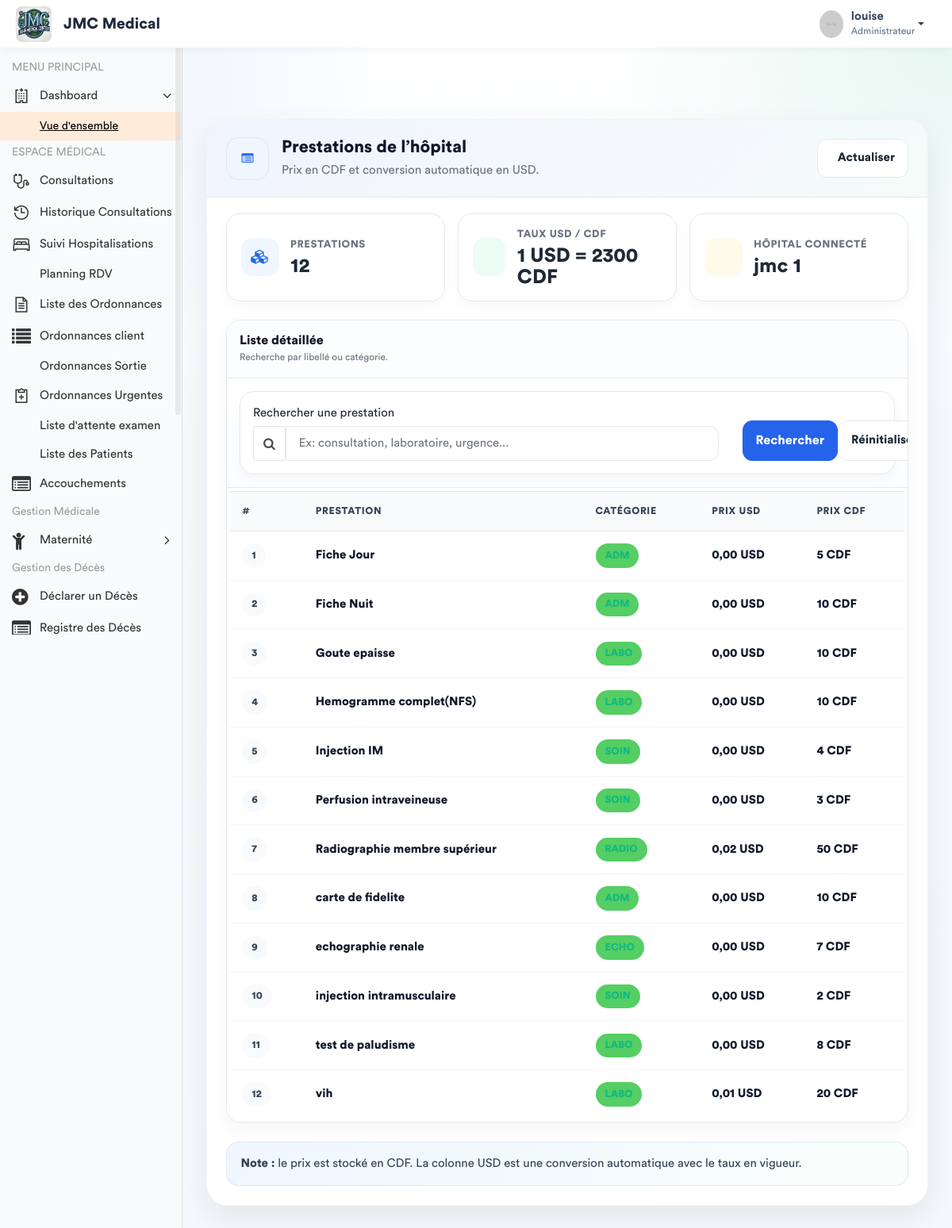
Page /prestations_receptionniste/ (signed in) on the earlier database version.
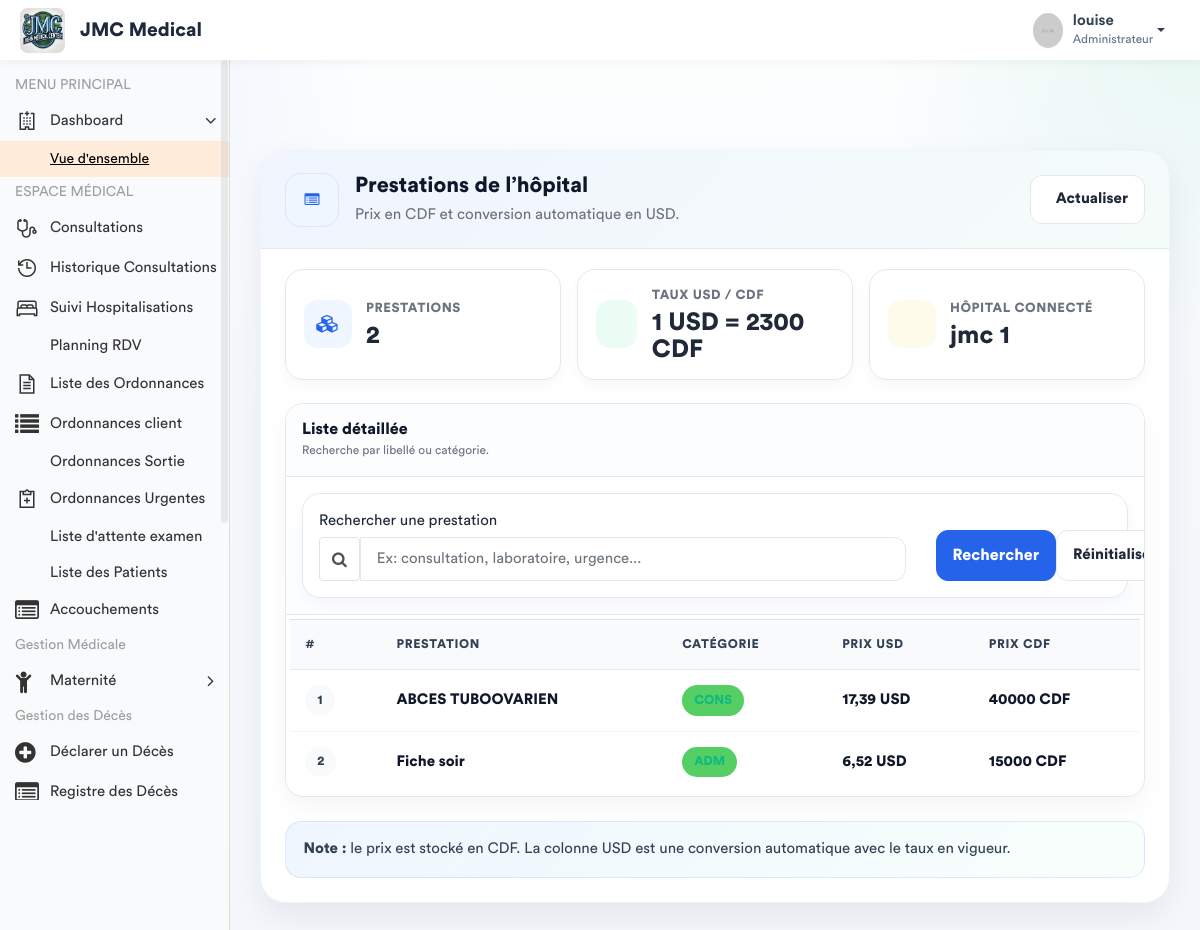
Same page on the later database version.
### app/models.py (models this page shows, shortened)
class Hopital(models.Model):
    nomH = models.CharField(max_length=30)

class Prestation(models.Model):
    CATEGORIES = [
        ('ADM', 'Administratif'),
        ('CONS', 'Consultation'),
        ('LABO', 'Laboratoire'),
        ('SOIN', 'Soins'),
        ('ECHO', 'Échographie'),
        ('RADIO', 'Radiologie'),
        ('SCAN', 'Scanner'),
        ('IRM', 'IRM'),
        ('CARDIO', 'Cardiographie'),
        ('GYNECO', 'Gynécographie'),
        ('ONCO', 'Oncologie'),
        ('ORTHO', 'Orthopédie'),
        ('DERMA', 'Dermatologie'),
        ('OPHTA', 'Ophtalmologie'),
        ('PSY', 'Psychiatrie'),
        ('KINE', 'Rééducation / Kinésithérapie'),
        ('MED', 'Acte Médical'),
        ('CHIR', 'Acte Chirurgical'),
        ('CONS_MAT', 'Consultation Maternité'),
        ('MAT', 'Forfait Maternité / Accouchement'),
    ]
    libelle = models.CharField(max_length=200, verbose_name="Libellé")
    categorie = models.CharField(max_length=10, choices=CATEGORIES, verbose_name="Catégorie")
    prix = models.DecimalField(max_digits=10, decimal_places=2, default=Decimal('0.00'), verbose_name="Prix (CDF)")
    hopital =  models.ForeignKey(Hopital, on_delete= models.SET_NULL , null = True , related_name = 'hopital_prestation')
    valeur_normale = models.CharField(
        max_length=150, blank=True, null=True,
        verbose_name="Valeur Normale / Référence (Labo uniquement)",
        help_text="Ex: 70-110 mg/dl, Négatif, etc."
    )
    class Meta:
        verbose_name = "Prestation"
        verbose_name_plural = "Prestations"

### app/views.py (the view)
# urls.py: path('prestations_receptionniste/', views.liste_prestations_receptionniste, name='liste_prestations_receptionniste'),
@login_required
def liste_prestations_receptionniste(request):
    role = Fonction.objects.filter(userKey=request.user).select_related("hopital", "fonctionKey").first()
    user_hopital = role.hopital if role else None
    fonction_key = role.fonctionKey.roleName if role and role.fonctionKey else "Utilisateur"
    q = request.GET.get("q", "").strip()
    prestations = Prestation.objects.all().order_by("libelle")
    if not request.user.is_superuser:
        if user_hopital:
            prestations = prestations.filter(hopital=user_hopital)
        else:
            prestations = prestations.none()
    if q:
        prestations = prestations.filter(
            Q(libelle__icontains=q) |
            Q(categorie__icontains=q)
        )
    taux = ConfigurationHopital.get_taux()
    taux = Decimal(str(taux))  # 1 USD = taux CDF
    prestations_list = []
    for prestation in prestations:
        prix_cdf = prestation.prix or Decimal("0")
        prix_usd = prix_cdf / taux if taux else Decimal("0")
        prestations_list.append({
            "obj": prestation,
            "prix_usd": prix_usd,
            "prix_cdf": prix_cdf,
        })
    return render(request, "back-end/prestation/list_prestation_receptionniste.html", {
        "prestations": prestations,
        "prestations_list": prestations_list,
        "taux": taux,
        "fonctionKey": fonction_key,
        "user_hopital": user_hopital,
        "q": q,
    })

### app/templates/back-end/prestation/list_prestation_receptionniste.html (shortened to what this page needs)
{% load static %}
<!DOCTYPE html>
<html lang="fr">
<head>
    {% include 'back-end/includes/css.html' %}
</head>
<body>
<div class="main-wrapper">
    {% include 'back-end/includes/header.html' %}
    {% include 'back-end/includes/sidebar.html' %}
    <div class="page-wrapper">
        <div class="content container-fluid page-shell">
            <div class="hero-card">
                <div class="hero-top">
                    <div class="hero-left">
                        <div class="hero-icon"><i class="fa fa-list-alt"></i></div>
                        <div>
                            <h1 class="hero-title">Prestations de l’hôpital</h1>
                            <p class="hero-subtitle">
                                Prix en CDF et conversion automatique en USD.
                            </p>
                        </div>
                    </div>
                    <div class="hero-actions">
                        <a href="{% url 'liste_prestations_receptionniste' %}" class="action-btn">
                             Actualiser
                        </a>
                    </div>
                </div>
                <div class="metrics">
                    <div class="metric-grid">
                        <div class="metric-card">
                            <div class="metric-badge blue"><i class="fa fa-cubes"></i></div>
                            <div>
                                <div class="metric-label">Prestations</div>
                                <div class="metric-value">{{ prestations.count }}</div>
                            </div>
                        </div>
                        <div class="metric-card">
                            <div class="metric-badge green"></div>
                            <div>
                                <div class="metric-label">Taux USD / CDF</div>
                                <div class="metric-value">1 USD = {{ taux|floatformat:0 }} CDF</div>
                            </div>
                        </div>
                        <div class="metric-card">
                            <div class="metric-badge yellow"></div>
                            <div>
                                <div class="metric-label">Hôpital connecté</div>
                                <div class="metric-value">
                                    {% if user_hopital %}{{ user_hopital.nomH }}{% else %}-{% endif %}
                                </div>
                            </div>
                        </div>
                    </div>
                </div>
                <div class="content-card">
                    <div class="content-head">
                        <div>
                            <h5>Liste détaillée</h5>
                            <small>Recherche par libellé ou catégorie.</small>
                        </div>
                    </div>
                    <div class="panel-box">
                        <form method="get" class="search-card">
                            <div class="row g-2 align-items-end">
                                <div class="col-lg-9 col-md-8">
                                    <label for="q" class="form-label mb-1">Rechercher une prestation</label>
                                    <div class="input-group">
                                        <span class="input-group-text bg-white"><i class="fa fa-search"></i></span>
                                        <input
                                            type="search"
                                            id="q"
                                            name="q"
                                            class="form-control"
                                            value="{{ request.GET.q }}"
                                            placeholder="Ex: consultation, laboratoire, urgence..."
                                        >
                                    </div>
                                </div>
                                <div class="col-lg-3 col-md-4 d-flex gap-2">
                                    <button type="submit" class="btn btn-search w-100">
                                        Rechercher
                                    </button>
                                    <a href="{% url 'liste_prestations_receptionniste' %}" class="btn-reset w-100 text-center d-flex align-items-center justify-content-center">
                                        Réinitialiser
                                    </a>
                                </div>
                            </div>
                        </form>
                    </div>
                    <div class="table-wrap table-responsive">
                        <table class="table table-hover align-middle mb-0">
                            <thead>
                                <tr>
                                    <th>#</th>
                                    <th>Prestation</th>
                                    <th>Catégorie</th>
                                    <th>Prix USD</th>
                                    <th>Prix CDF</th>
                                </tr>
                            </thead>
                            <tbody>
                                {% for item in prestations_list %}
                                    {% with prestation=item.obj %}
                                        <tr>
                                            <td><span class="badge-custom badge-light">{{ forloop.counter }}</span></td>
                                            <td>
                                                <div class="prestation-name">{{ prestation.libelle }}</div>
                                            </td>
                                            <td>
                                                {% if prestation.categorie %}
                                                    <span class="badge-custom badge-success">{{ prestation.categorie }}</span>
                                                {% else %}
                                                    <span class="text-muted">-</span>
                                                {% endif %}
                                            </td>
                                            <td><span class="money">{{ item.prix_usd|floatformat:2 }} USD</span></td>
                                            <td><span class="money">{{ item.prix_cdf|floatformat:0 }} CDF</span></td>
                                        </tr>
                                    {% endwith %}
                                {% endfor %}
                            </tbody>
                        </table>
                    </div>
                </div>
                <div class="note-box">
                    <strong>Note :</strong> le prix est stocké en CDF. La colonne USD est une conversion automatique avec le taux en vigueur.
                </div>
            </div>
        </div>
    </div>
</div>
</body>
</html>

### app/templates/back-end/includes/css.html (shortened to what this page needs)
{% load static %}
        <link rel="stylesheet" href="{% static 'back-end/assets/css/bootstrap.min.css'%}">
        <link rel="stylesheet" href="{% static 'back-end/assets/css/font-awesome.min.css'%}">
        <link rel="stylesheet" href="{% static 'back-end/assets/css/line-awesome.min.css'%}">
		<link rel="stylesheet" href="{% static 'back-end/assets/plugins/morris/morris.css'%}">
        <link rel="stylesheet" href="{% static 'back-end/assets/css/style.css'%}">
		<link rel="stylesheet" href="{% static 'back-end/assets/css/dataTables.bootstrap4.min.css'%}">
		<link rel="stylesheet" href="{% static 'back-end/assets/css/select2.min.css'%}">
		<link rel="stylesheet" href="{% static 'back-end/assets/css/bootstrap-datetimepicker.min.css'%}">

### app/templates/back-end/includes/header.html (shortened to what this page needs)
{% load static %}
<header class="header-modern" style="background: #ffffff; height: 60px; box-shadow: 0 2px 10px rgba(0,0,0,0.05); display: flex; align-items: center; padding: 0 20px; position: relative; z-index: 1060;">
    <div class="header-left" style="display: flex; align-items: center;">
        <a href="{% url 'home' %}" class="logo">
            <img src="{% static 'front-end/assets/img/dr/jmc.jpeg' %}" width="45" height="45" alt="Moyanoli" style="border-radius: 8px;">
        </a>
        <span style="font-weight: 700; font-size: 1.2rem; margin-left: 15px; color: #1e293b;">JMC Medical</span>
    </div>
    <ul class="nav user-menu" style="list-style: none; display: flex; align-items: center; margin-left: auto;">
        <li class="nav-item dropdown has-arrow main-drop">
            <a href="#" class="dropdown-toggle nav-link" data-toggle="dropdown" style="display: flex; align-items: center; color: #334155; text-decoration: none;">
                <span class="user-img" style="margin-right: 10px;">
                    <img src="{% static 'back-end/assets/img/profiles/avatar-21.jpg' %}" width="35" height="35" alt="User" style="border-radius: 50%;">
                </span>
                <div style="line-height: 1.2;">
                    <span style="font-weight: 600; display: block;">{{ user.username }}</span>
                    <span style="font-size: 0.75rem; color: #64748b;">Administrateur</span>
                </div>
            </a>
        </li>
    </ul>
</header>

### app/templates/back-end/includes/sidebar.html (shortened to what this page needs)
<div class="sidebar" id="sidebar" style="background-color: #f8fafc;">
    <div class="sidebar-inner slimscroll">
        <div id="sidebar-menu" class="sidebar-menu">
            <ul>
                <li class="menu-title"> <span>MENU PRINCIPAL</span> </li>
                <li class="submenu">
                    <a href="#"><i class="la la-hospital"></i> <span> Dashboard</span> <span class="menu-arrow"></span></a>
                    <ul style="display: none;">
                        <li><a class="active" href="{% url 'dashboard' %}">Vue d'ensemble</a></li>
                    </ul>
                </li>
                {% if fonctionKey == 'medecin' %}
                    <li class="menu-title"> <span>ESPACE MÉDICAL</span> </li>
                    <li><a href="{% url 'liste_consultation_medecin' %}"><i class="la la-stethoscope"></i> <span>Consultations</span></a></li>
                    <li><a href="{% url 'liste_consultations' %}"><i class="la la-history"></i> <span>Historique Consultations</span></a></li>
                    <li><a href="{% url 'liste_hospitalisations' %}"><i class="la la-bed"></i> <span>Suivi Hospitalisations</span></a></li>
                    <li>
                        <a href="{% url 'liste_rendez_vous' %}">
                             <span>Planning RDV</span>
                        </a>
                    </li>
                    <li><a href="{% url 'liste_ordonnances' %}"><i class="la la-file-text"></i> <span>Liste des Ordonnances</span></a></li>
                    <li>
                        <a href="{% url 'liste_ordonnances_externes_client' %}">
                            <i class="fa fa-list"></i> <span>Ordonnances client</span>
                        </a>
                    </li>
                    <li>
                        <a href="{% url 'liste_ordonnances_sortie' %}">
                             <span>Ordonnances Sortie</span>
                        </a>
                    </li>
                    <li>
                        <a href="{% url 'liste_ordonnances_urgence' %}">
                            <i class="la la-notes-medical"></i>
                            <span>Ordonnances Urgentes</span>
                        </a>
                    </li>
                    <li class="{% if request.resolver_match.url_name == 'liste_attente_medecin' %}active{% endif %}">
                        <a href="{% url 'liste_attente_medecin' %}">
                            <span>Liste d'attente examen</span>
                        </a>
                    </li>
                    <li class="{% if request.resolver_match.url_name == 'liste_patients_urgence' %}active{% endif %}">
                        <a href="{% url 'liste_patients_urgence' %}">
                            <span>Liste des Patients</span>
                        </a>
                    </li>
                    <li>
                        <a href="{% url 'liste_cr_accouchement' %}">
                            <i class="fa fa-list-alt"></i> <span>Accouchements</span>
                        </a>
                    </li>
                    <li class="menu-title">
                        <span>Gestion Médicale</span>
                    </li>
                    <li class="submenu">
                        <a href="#"><i class="fa fa-child"></i> <span> Maternité</span> <span class="menu-arrow"></span></a>
                    </li>
                    <li class="menu-title"><span>Gestion des Décès</span></li>
                    <li>
                        <a href="{% url 'enregistrer_deces' %}">
                            <i class="fa fa-plus-circle"></i> <span>Déclarer un Décès</span>
                        </a>
                    </li>
                    <li>
                        <a href="{% url 'liste_deces' %}">
                            <i class="fa fa-list-alt"></i> <span>Registre des Décès</span>
                        </a>
                    </li>
                {% endif %}
            </ul>
        </div>
    </div>
</div>

### app/templates/back-end/includes/js.html (shortened to what this page needs)
{% load static %}

Differences in the rows shown:
removed Prestation: obj.libelle "Fiche Jour", obj.categorie "ADM", prix_usd "0,00", prix_cdf "5"
removed Prestation: obj.libelle "Fiche Nuit", obj.categorie "ADM", prix_usd "0,00", prix_cdf "10"
removed Prestation: obj.libelle "Goute epaisse", obj.categorie "LABO", prix_usd "0,00", prix_cdf "10"
removed Prestation: obj.libelle "Hemogramme complet(NFS)", obj.categorie "LABO", prix_usd "0,00", prix_cdf "10"
removed Prestation: obj.libelle "Injection IM", obj.categorie "SOIN", prix_usd "0,00", prix_cdf "4"
removed Prestation: obj.libelle "Perfusion intraveineuse", obj.categorie "SOIN", prix_usd "0,00", prix_cdf "3"
removed Prestation: obj.libelle "Radiographie membre supérieur", obj.categorie "RADIO", prix_usd "0,02", prix_cdf "50"
removed Prestation: obj.libelle "carte de fidelite", obj.categorie "ADM", prix_usd "0,00", prix_cdf "10"
removed Prestation: obj.libelle "echographie renale", obj.categorie "ECHO", prix_usd "0,00", prix_cdf "7"
removed Prestation: obj.libelle "injection intramusculaire", obj.categorie "SOIN", prix_usd "0,00", prix_cdf "2"
removed Prestation: obj.libelle "test de paludisme", obj.categorie "LABO", prix_usd "0,00", prix_cdf "8"
removed Prestation: obj.libelle "vih", obj.categorie "LABO", prix_usd "0,01", prix_cdf "20"
added Prestation: obj.libelle "ABCES TUBOOVARIEN", obj.categorie "CONS", prix_usd "17,39", prix_cdf "40000"
added Prestation: obj.libelle "Fiche soir", obj.categorie "ADM", prix_usd "6,52", prix_cdf "15000"
Other differences:
{{ prestations.count }}: "12" → "2"
